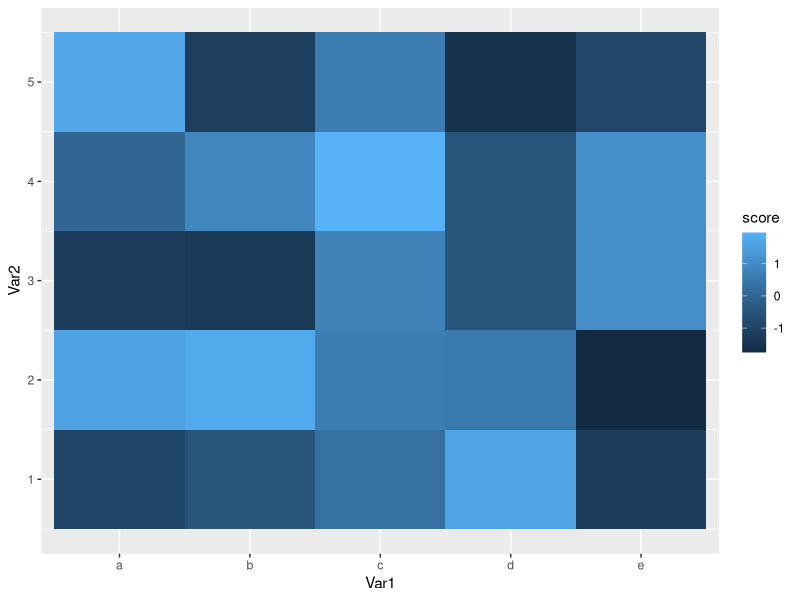
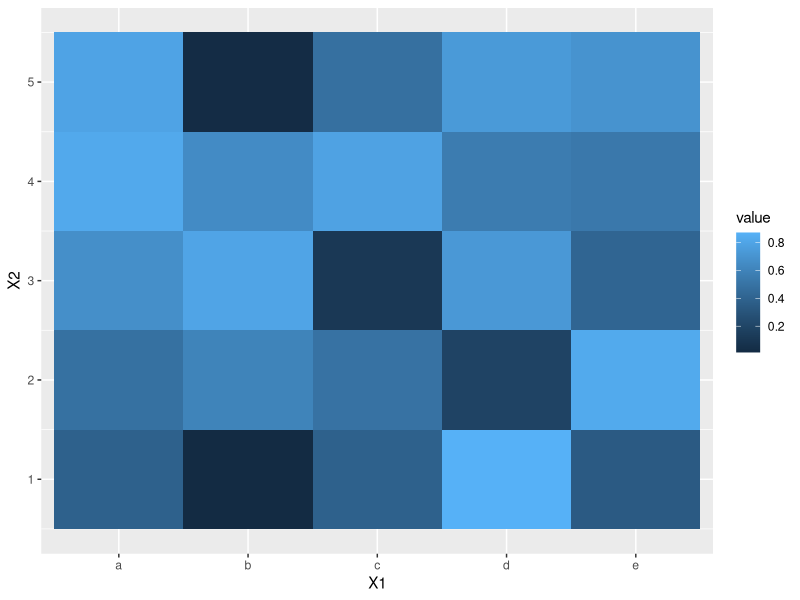
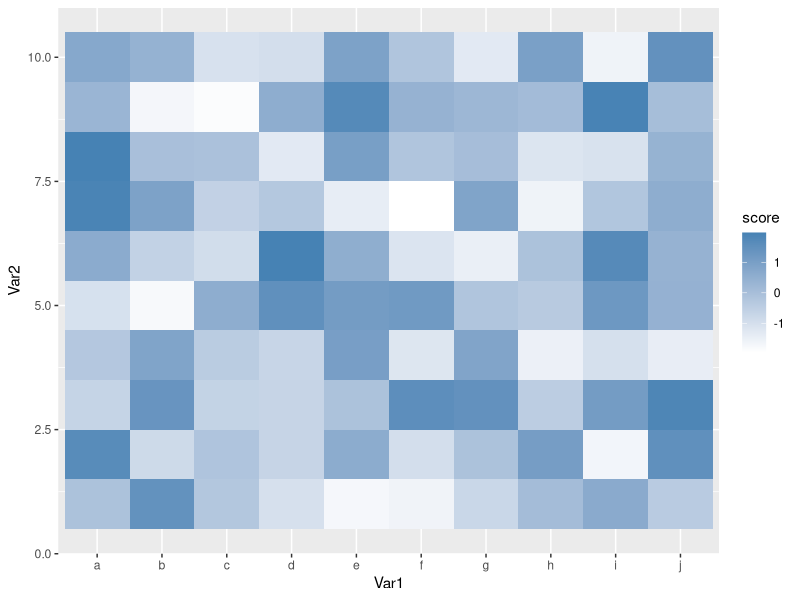
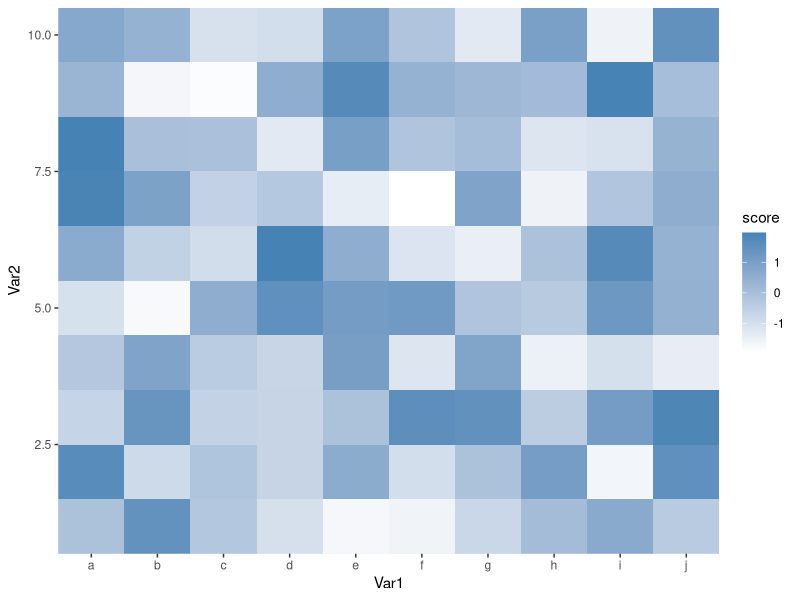
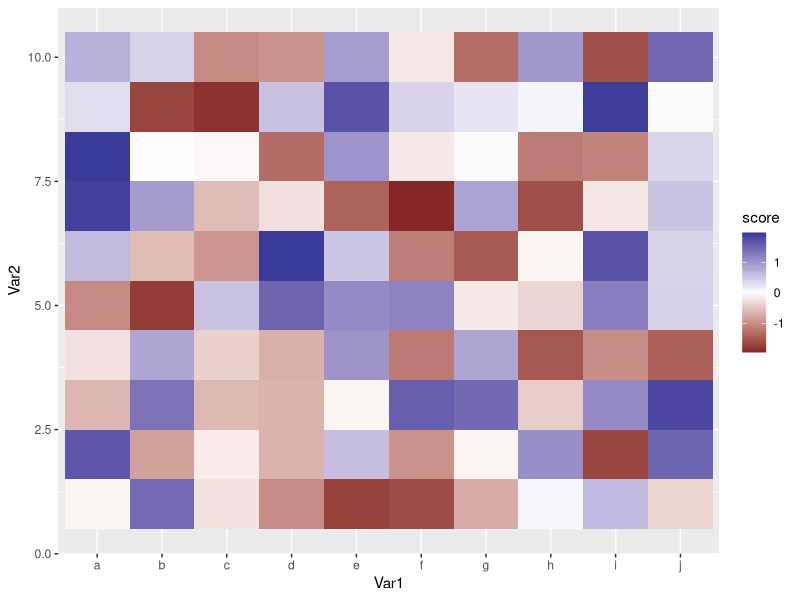
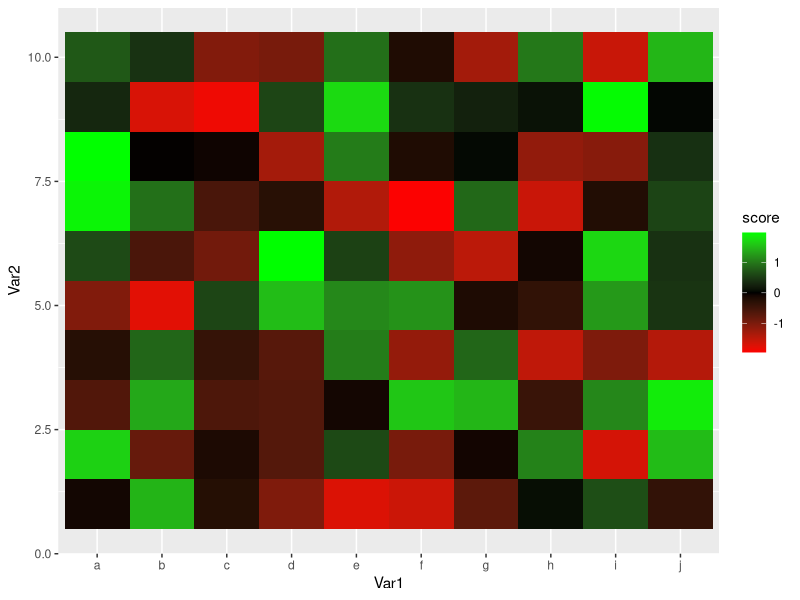
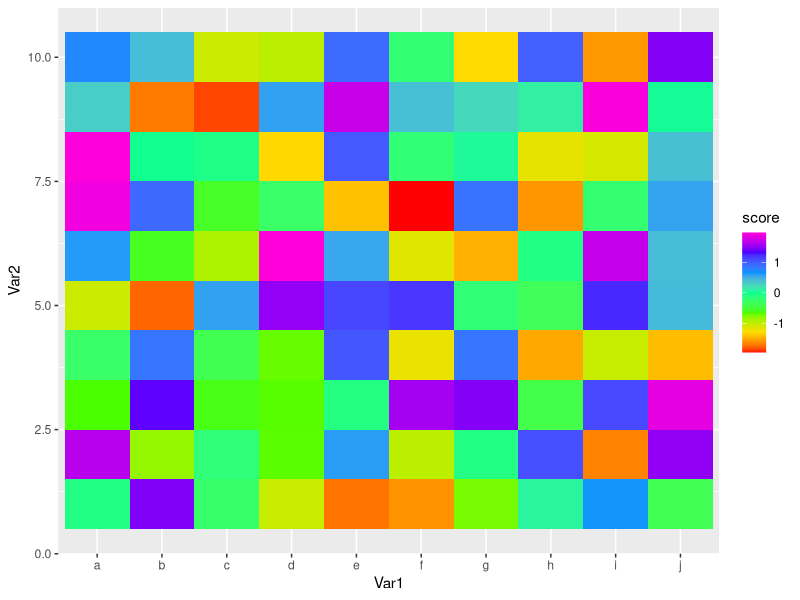
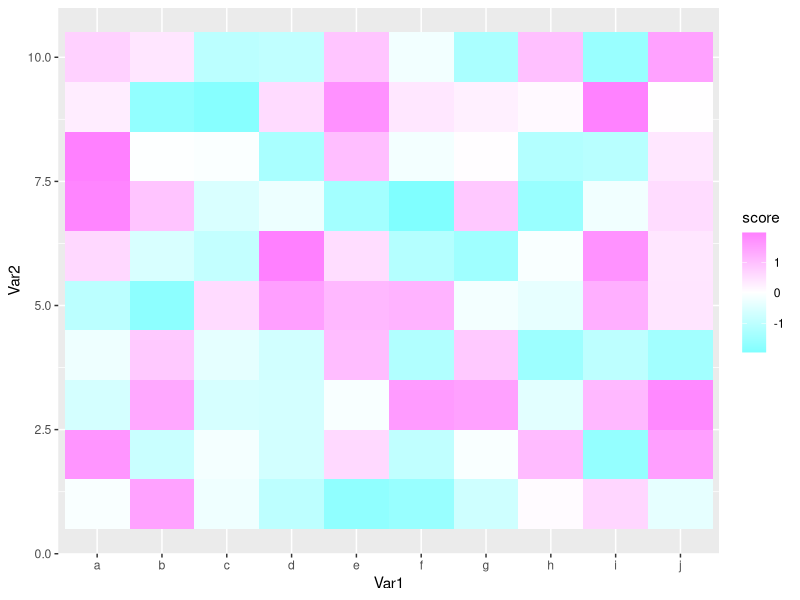

These figures' R source, in order:
## ---- chunk 1
knitr::opts_chunk$set(echo = TRUE)
## ---- chunk 2

set.seed(1)
df.heatmap <- expand.grid(Var1 = letters[1:5], Var2 = 1:5)
df.heatmap$score <- runif(nrow(df.heatmap), min = -2, max = 2)

## ---- chunk 3
library(ggplot2)
ggplot(df.heatmap, aes(x = Var1, y = Var2, fill = score)) + geom_tile()

## ---- chunk 4
head(df.heatmap)
## ---- chunk 5

mat.heatmap = matrix(runif(25), ncol = 5, nrow = 5)
colnames(mat.heatmap) = 1:5
rownames(mat.heatmap) = letters[1:5]

head(mat.heatmap)
## ---- chunk 6
head(df.heatmap)
## ---- chunk 7
require(reshape)

mat.heatmap.m = melt(mat.heatmap)
head(mat.heatmap.m)

ggplot(data = data.frame(mat.heatmap.m), aes(x = X1, y = X2, fill= value)) + geom_tile()

## ---- chunk 8

df.heatmap <- expand.grid(Var1 = letters[1:10], Var2 = 1:10)
df.heatmap$score <- runif(nrow(df.heatmap), min = -2, max = 2)

## ---- chunk 9

ggplot(df.heatmap, aes(x = Var1, y = Var2, fill = score)) + geom_tile() + scale_fill_gradient(low = "white", high = "steelblue")

## ---- chunk 10
ggplot(df.heatmap, aes(x = Var1, y = Var2, fill = score)) + geom_tile() + scale_fill_gradient(low = "white", high = "steelblue") + scale_x_discrete(expand = c(0, 0)) + scale_y_continuous(expand = c(0,0))

## ---- chunk 11
ggplot(df.heatmap, aes(x = Var1, y = Var2, fill = score)) + geom_tile() + scale_fill_gradient2()

## ---- chunk 12
ggplot(df.heatmap, aes(x = Var1, y = Var2, fill = score)) + geom_tile() +
  scale_fill_gradient2(low = "red", high = "green", mid = "black")

## ---- chunk 13
ggplot(df.heatmap, aes(x = Var1, y = Var2, fill = score)) + geom_tile() +
  scale_fill_gradientn(colours = rainbow(7))
## ---- chunk 14
?rainbow
## ---- chunk 15
ggplot(df.heatmap, aes(x = Var1, y = Var2, fill = score)) + geom_tile() +
  scale_fill_gradientn(colours = cm.colors(7))
